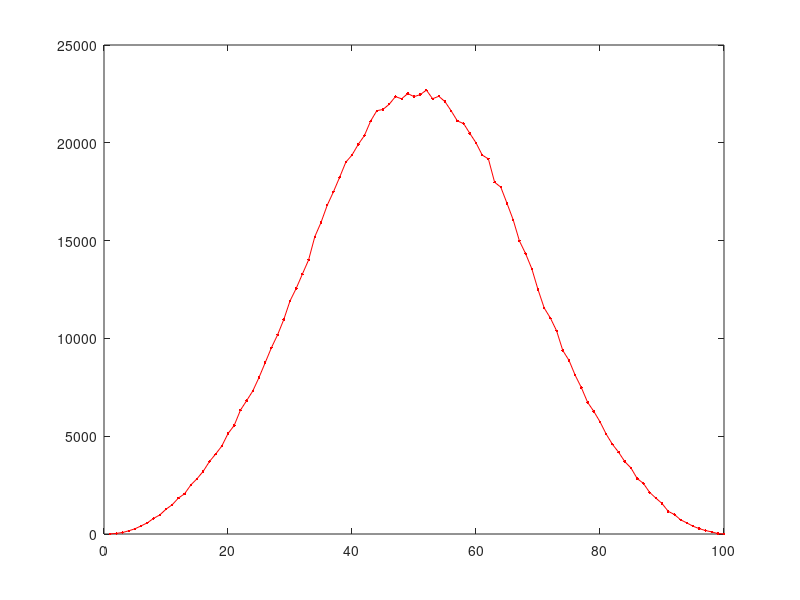

Reproduce this figure in MATLAB.
NM = 1000000;
SM = 3;
Max = 100;
X = rand(NM,SM)*Max;
Sum = sum(X,2);
MaxSum = SM*Max;
X = 0:(MaxSum/100):MaxSum;
a = zeros(length(X)-1,1);
for i=1:length(X)-1
    a(i) = sum( (Sum > (i-1)*MaxSum/100) .* (Sum < (i*MaxSum/100) ));
end
plot(1:length(a),a,'r.-')
